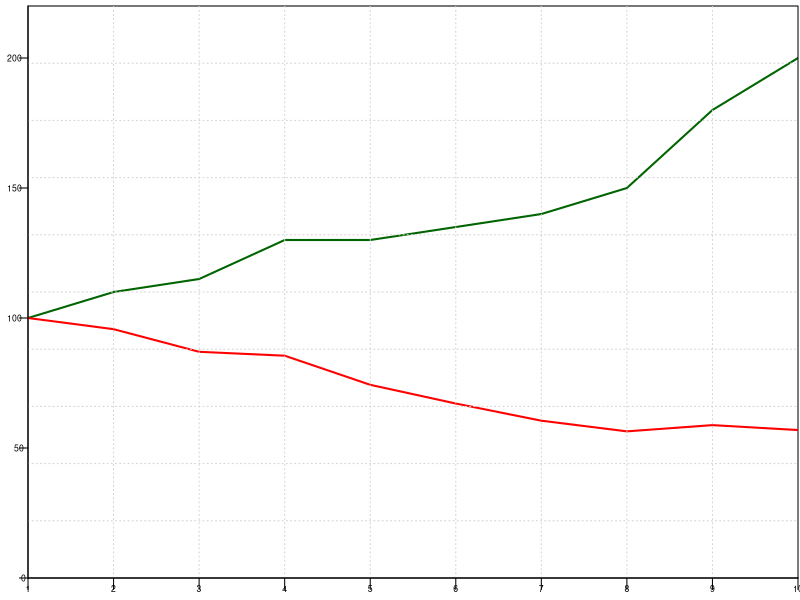

Source code (R):

datos <- read.csv2("inflacion15.csv")

png("poderAdquisitivo.png", width=1350, height=650, res = 300)
par(mar=c(1, 1.3, 0.2, 0) + 0.1, mgp = c(0,0,0))
t=0.6

plot(datos$Anio, datos$Salarios, type = "l", xlab="", ylab="", 
     ylim=c(0, 220), xpd = FALSE,  yaxt='n',  xaxt='n', xaxs="i", yaxs="i",
     lwd=2, col = "darkgreen"
)
lines(datos$Anio, datos$PoderAdqui, type = "l", col = "red", lwd=2)
grid(nx=9, ny=10)

axis(1, at=seq(1, 10, 1), tck=-0.02, cex.axis=t-0.08, padj = -0.3)
axis(2, at=seq(0, 250, 50), las=1, tck=-0.015, hadj = 1.4, cex.axis=t-0.08)

dev.off()
